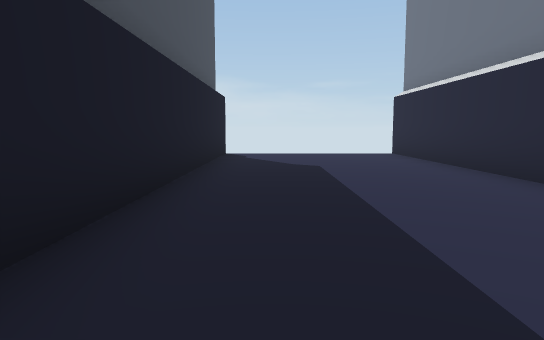
View 1 (above)

18 first-person views from a walk through a Unity game level. The camera is 1.3 m above the floor, tilts 6° down and sees 70° across. The floor is counted in squares, 2 m on a side. Each view is taken from the middle of a square. On the plan, view 1 faces up. The plan holds only what a view shows up to about 11 squares ahead; the rest is blank. The place goes on beyond the plan.

View 2
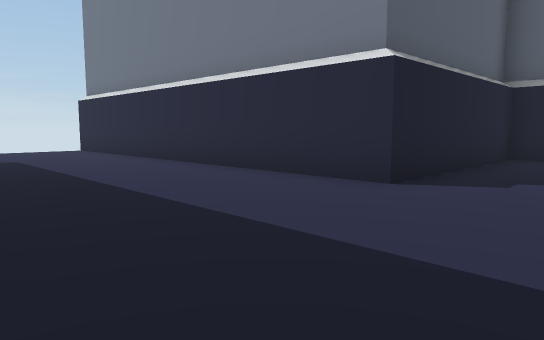

View 3
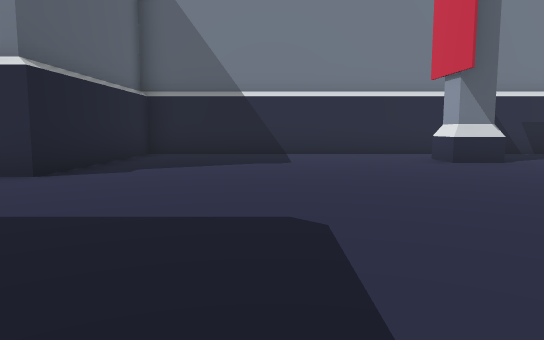

View 4
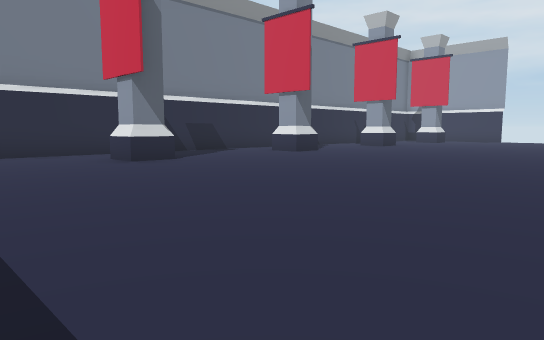

View 5
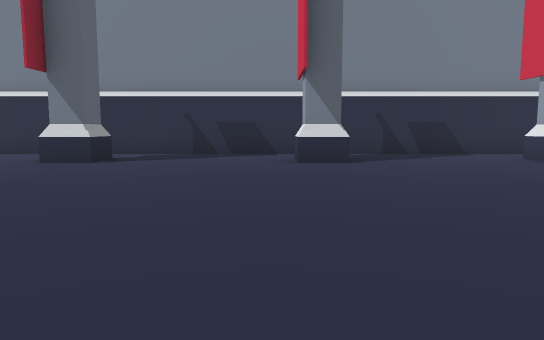

View 6
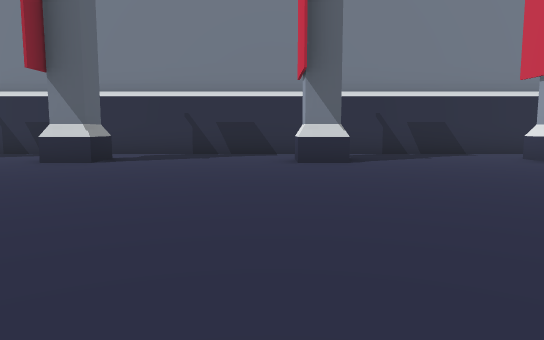

View 7
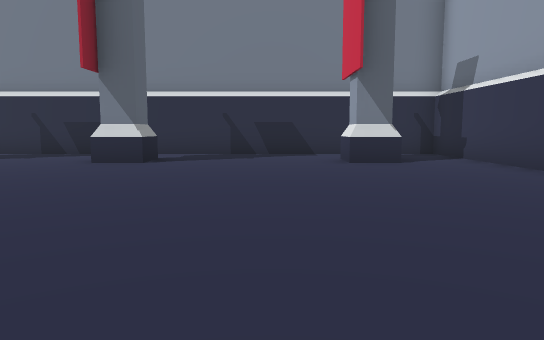

View 8
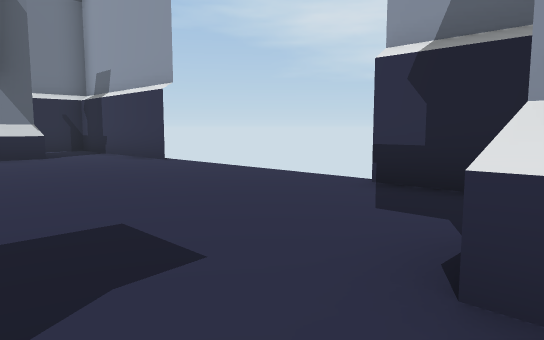

View 9
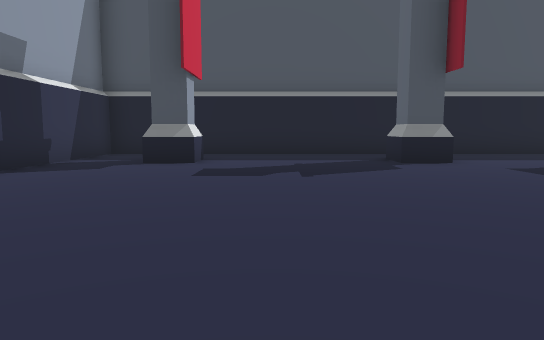

View 10
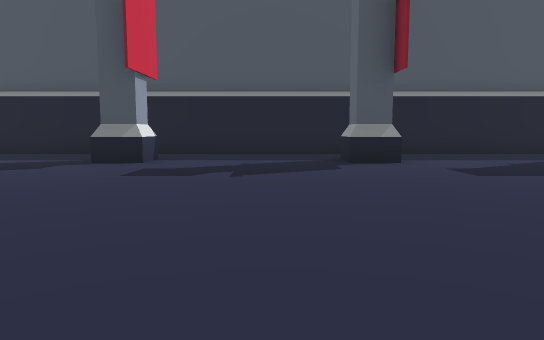

View 11
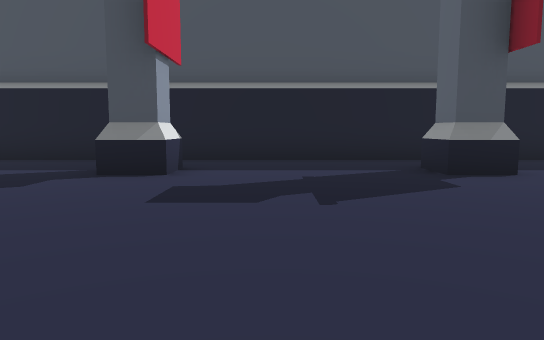

View 12
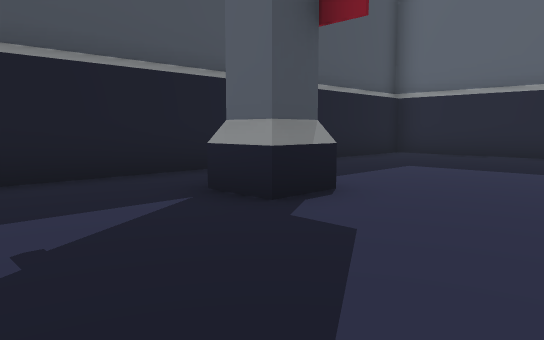

View 13
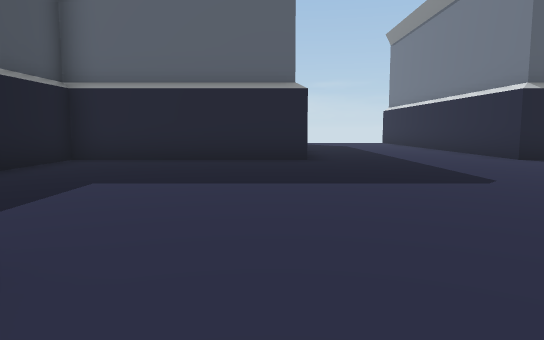

View 14
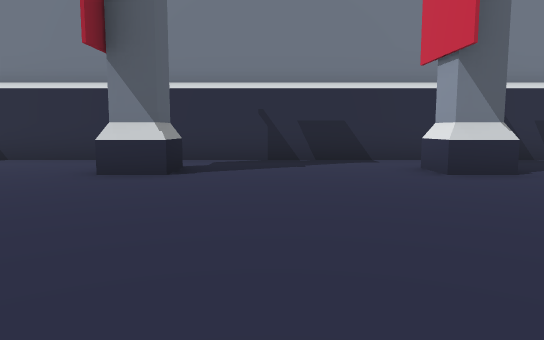

View 15
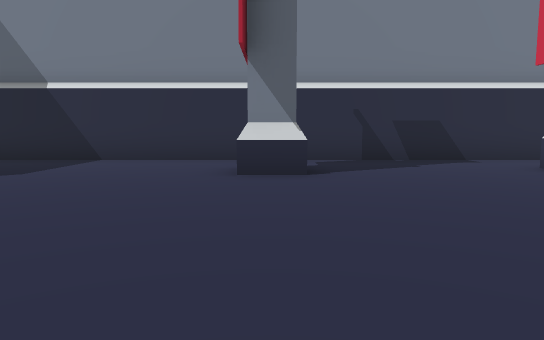

View 16
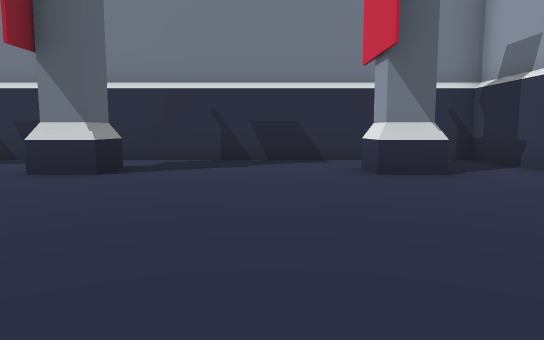

View 17
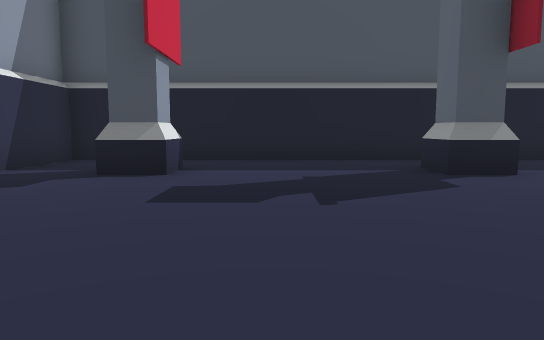

View 18
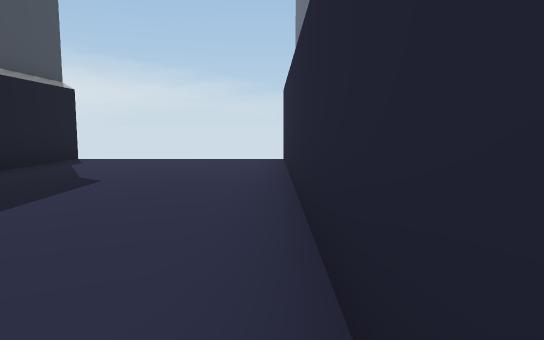

### Floor plan
Points are (right, up) in squares from view 1. A wall is a line through its corners. A room is listed if a view was taken in it or the views show most of it. See-through windows are left out.
Room 1 (views 1, 2, 3, 4, 5, 6, 7, 8, 9, 10, 11, 12, 13, 14, 15, 16, 17, 18)
walls: (-4.5, -11.5) (-3.5, -11.5) (-3.5, -12.5) (-4.5, -12.5); (-3.5, -6.4) (-3.5, -7.5) (-4.5, -7.5); (6.5, -12.5) (5.5, -12.5) (5.5, -11.5) (6.5, -11.5); (6.5, -7.5) (5.5, -7.5) (5.5, -6.5) (6.5, -6.5); (-4.5, -16.5) (-3.5, -16.5) (-3.5, -17.5) (-4.5, -17.5); (6.5, -17.5) (5.5, -17.5) (5.5, -16.5) (6.5, -16.5); (-1.1, 0.2) (-6.2, 0.2) (-6.2, -24.3) (-1.5, -24.3); (-4.5, -21.5) (-3.5, -21.5) (-3.5, -22.5); (5.5, -22.6) (5.5, -21.5) (6.5, -21.5); (3.4, -24.3) (8.2, -24.3) (8.2, 0.2) (3.3, 0.2) (3.3, 10.5); (-1.2, 10.5) (-1.2, 1.8)

Where each view was taken, in squares from view 1:
view 1: 0 up, 0 right, facing up
view 2: 2 down, 1 left, facing up-right
view 3: 3 down, 2 left, facing right
view 4: 3 down, 2 left, facing down-right
view 5: 11 down, 2 left, facing right
view 6: 16 down, 2 left, facing right
view 7: 20 down, 2 left, facing right
view 8: 20 down, 4 left, facing down-right
view 9: 20 down, 4 right, facing left
view 10: 14 down, 4 right, facing left
view 11: 10 down, 2 right, facing left
view 12: 10 down, 1 left, facing up-left
view 13: 8 down, 2 left, facing up
view 14: 9 down, 0 right, facing right
view 15: 7 down, 0 right, facing right
view 16: 20 down, 0 right, facing right
view 17: 20 down, 2 right, facing left
view 18: 2 up, 3 right, facing up
